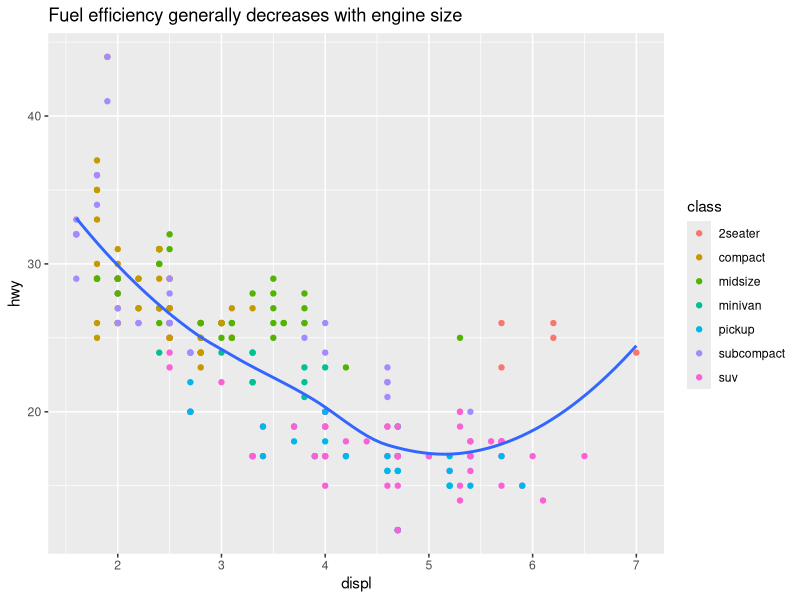
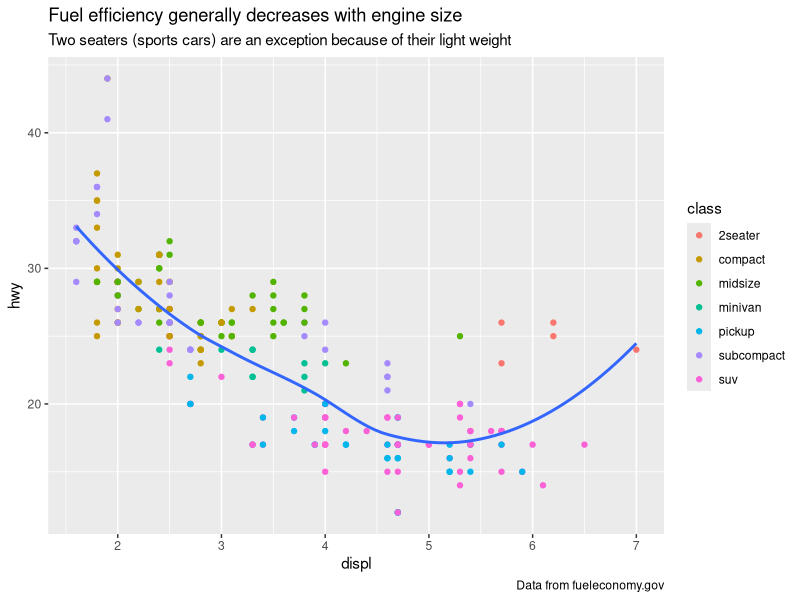
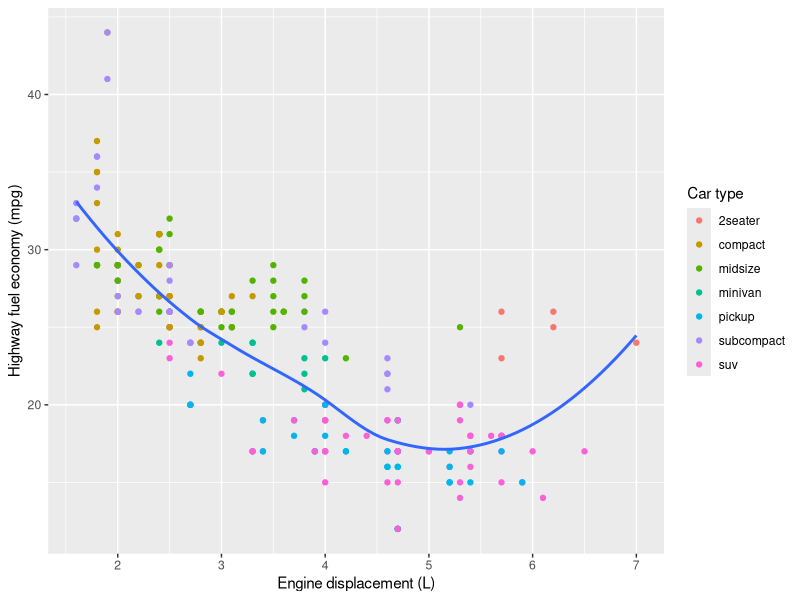
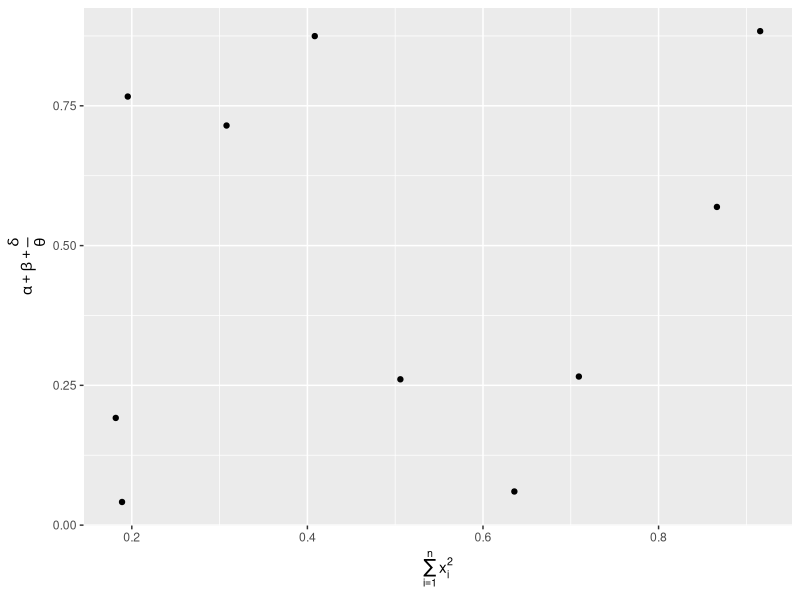
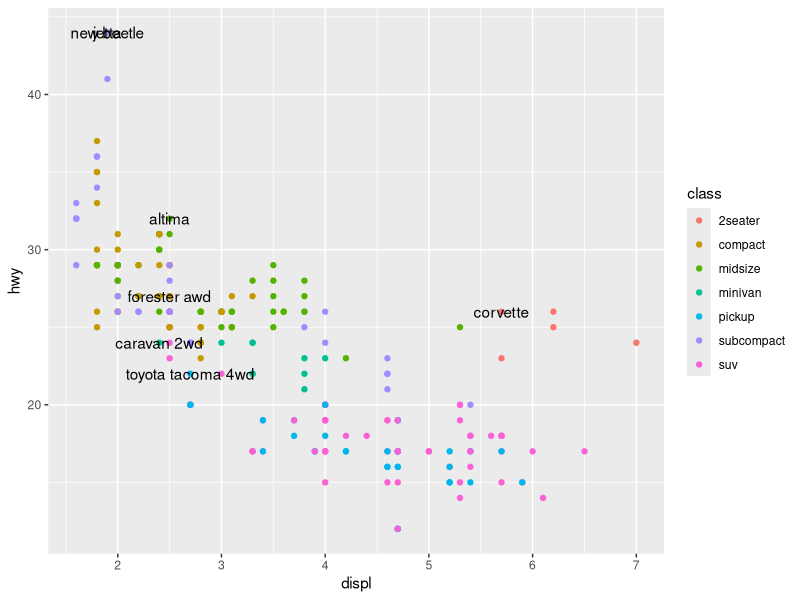
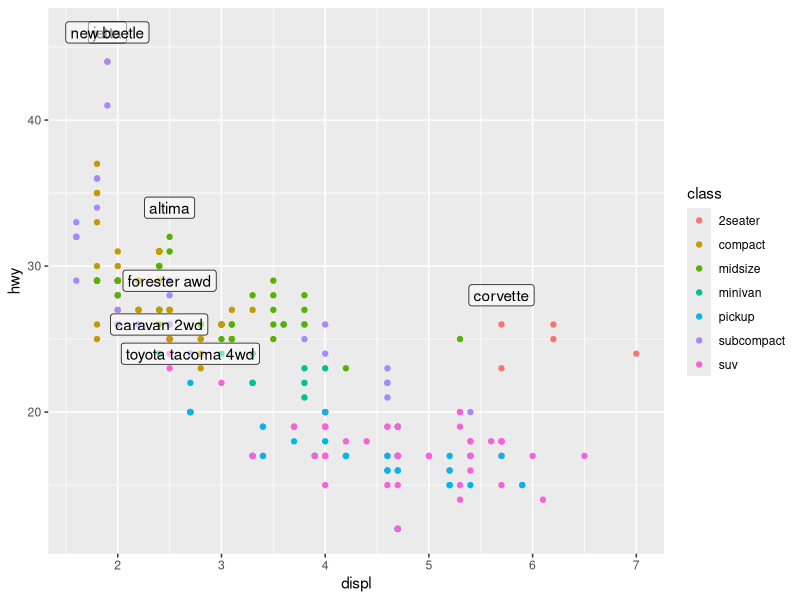
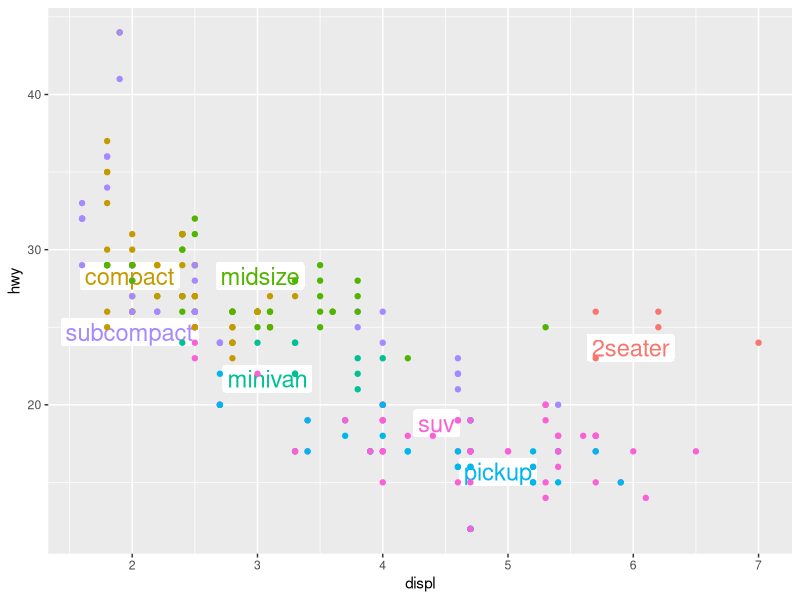
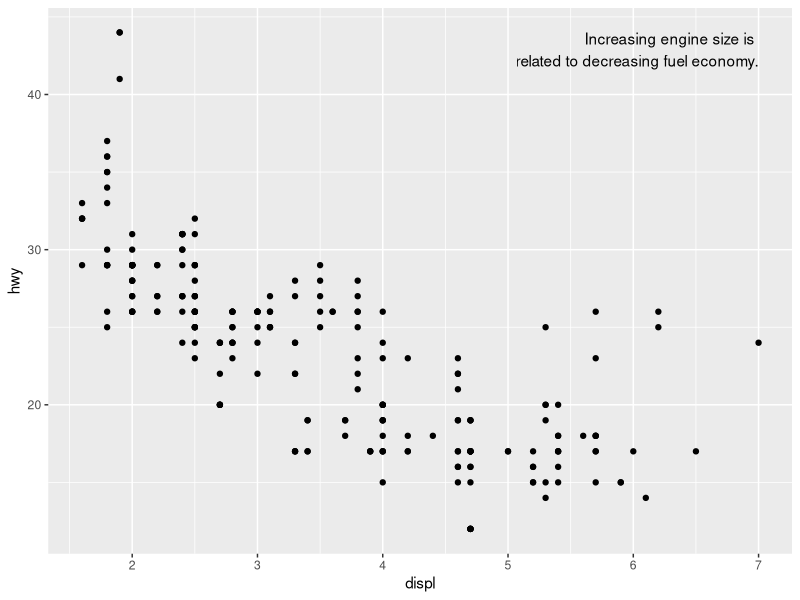

Generate these figures, in order, with R:
## ---- chunk 1
library(tidyverse)
## ---- chunk 2
ggplot(mpg, aes(displ, hwy)) +
  geom_point(aes(color = class)) +
  geom_smooth(se = FALSE) +
  labs(title = "Fuel efficiency generally decreases with engine size")
## ---- chunk 3
ggplot(mpg, aes(displ, hwy)) +
  geom_point(aes(color = class)) +
  geom_smooth(se = FALSE) +
  labs(
    title = "Fuel efficiency generally decreases with engine size",
    subtitle = "Two seaters (sports cars) are an exception because of their light weight",
    caption = "Data from fueleconomy.gov"
  )
## ---- chunk 4
ggplot(mpg, aes(displ, hwy)) +
  geom_point(aes(colour = class)) +
  geom_smooth(se = FALSE) +
  labs(
    x = "Engine displacement (L)",
    y = "Highway fuel economy (mpg)",
    colour = "Car type"
  )
## ---- chunk 5
df <- tibble(
  x = runif(10),
  y = runif(10)
)
ggplot(df, aes(x, y)) +
  geom_point() +
  labs(
    x = quote(sum(x[i] ^ 2, i == 1, n)),
    y = quote(alpha + beta + frac(delta, theta))
  )
## ---- chunk 6
best_in_class <- mpg %>%
  group_by(class) %>%
  filter(row_number(desc(hwy)) == 1)

ggplot(mpg, aes(displ, hwy)) +
  geom_point(aes(colour = class)) +
  geom_text(aes(label = model), data = best_in_class)
## ---- chunk 7
ggplot(mpg, aes(displ, hwy)) +
  geom_point(aes(colour = class)) +
  geom_label(aes(label = model), data = best_in_class, nudge_y = 2, alpha = 0.5)
## ---- chunk 8
install.packages('ggrepel')
## ---- chunk 9
class_avg <- mpg %>%
  group_by(class) %>%
  summarise(
    displ = median(displ),
    hwy = median(hwy)
  )



ggplot(mpg, aes(displ, hwy, colour = class)) +
  ggrepel::geom_label_repel(aes(label = class),
    data = class_avg,
    size = 6,
    label.size = 0,
    segment.color = NA
  ) +
  geom_point() +
  theme(legend.position = "none")
## ---- chunk 10
label <- mpg %>%
  summarise(
    displ = max(displ),
    hwy = max(hwy),
    label = "Increasing engine size is \nrelated to decreasing fuel economy."
  )

ggplot(mpg, aes(displ, hwy)) +
  geom_point() +
  geom_text(aes(label = label), data = label, vjust = "top", hjust = "right")
## ---- chunk 11
label <- tibble(
  displ = Inf,
  hwy = Inf,
  label = "Increasing engine size is \nrelated to decreasing fuel economy."
)

ggplot(mpg, aes(displ, hwy)) +
  geom_point() +
  geom_text(aes(label = label), data = label, vjust = "top", hjust = "right")
## ---- chunk 12
"Increasing engine size is related to decreasing fuel economy." %>%
  stringr::str_wrap(width = 40) %>%
  writeLines()
## ---- chunk 13
ggplot(mpg, aes(displ, hwy)) +
  geom_point(aes(colour = class))
## ---- chunk 14
ggplot(mpg, aes(displ, hwy)) +
  geom_point(aes(colour = class)) +
  scale_x_continuous() +
  scale_y_continuous() +
  scale_colour_discrete()
## ---- chunk 15
ggplot(mpg, aes(displ, hwy)) +
  geom_point() +
  scale_y_continuous(breaks = seq(15, 40, by = 5))
## ---- chunk 16
ggplot(mpg, aes(displ, hwy)) +
  geom_point() +
  scale_x_continuous(labels = NULL) +
  scale_y_continuous(labels = NULL)
## ---- chunk 17
presidential %>%
  mutate(id = 33 + row_number()) %>%
  ggplot(aes(start, id)) +
    geom_point() +
    geom_segment(aes(xend = end, yend = id)) +
    scale_x_date(NULL, breaks = presidential$start, date_labels = "'%y")
## ---- chunk 18
base <- ggplot(mpg, aes(displ, hwy)) +
  geom_point(aes(colour = class))

base + theme(legend.position = "left")
base + theme(legend.position = "top")
base + theme(legend.position = "bottom")
base + theme(legend.position = "right") # the default
## ---- chunk 19
ggplot(mpg, aes(displ, hwy)) +
  geom_point(aes(colour = class)) +
  geom_smooth(se = FALSE) +
  theme(legend.position = "bottom") +
  guides(colour = guide_legend(nrow = 1, override.aes = list(size = 4)))
## ---- chunk 20
ggplot(diamonds, aes(carat, price)) +
  geom_bin2d()

ggplot(diamonds, aes(log10(carat), log10(price))) +
  geom_bin2d()
## ---- chunk 21
ggplot(diamonds, aes(carat, price)) +
  geom_bin2d() + 
  scale_x_log10() + 
  scale_y_log10()
## ---- chunk 22
ggplot(mpg, aes(displ, hwy)) +
  geom_point(aes(color = drv))

ggplot(mpg, aes(displ, hwy)) +
  geom_point(aes(color = drv)) +
  scale_colour_brewer(palette = "Set1")
## ---- chunk 23
ggplot(mpg, aes(displ, hwy)) +
  geom_point(aes(color = drv, shape = drv)) +
  scale_colour_brewer(palette = "Set1")
## ---- chunk 24
presidential %>%
  mutate(id = 33 + row_number()) %>%
  ggplot(aes(start, id, colour = party)) +
    geom_point() +
    geom_segment(aes(xend = end, yend = id)) +
    scale_colour_manual(values = c(Republican = "red", Democratic = "blue"))
## ---- chunk 25
install.packages('viridis')
## ---- chunk 26

## ---- chunk 27

## ---- chunk 28
df <- tibble(
  x = rnorm(10000),
  y = rnorm(10000)
)
ggplot(df, aes(x, y)) +
  geom_hex() +
  coord_fixed()


## ---- chunk 29

library('viridis')

ggplot(df, aes(x, y)) +
  geom_hex() +
  viridis::scale_fill_viridis() +
  coord_fixed()

## ---- chunk 30
ggplot(diamonds, aes(carat, price)) +
  geom_point(aes(colour = cut), alpha = 1/20)
## ---- chunk 31
ggplot(mpg, mapping = aes(displ, hwy)) +
  geom_point(aes(color = class)) +
  geom_smooth() +
  coord_cartesian(xlim = c(5, 7), ylim = c(10, 30))

mpg %>%
  filter(displ >= 5, displ <= 7, hwy >= 10, hwy <= 30) %>%
  ggplot(aes(displ, hwy)) +
  geom_point(aes(color = class)) +
  geom_smooth()


## ---- chunk 32
suv <- mpg %>% filter(class == "suv")
compact <- mpg %>% filter(class == "compact")

ggplot(suv, aes(displ, hwy, colour = drv)) +
  geom_point()

ggplot(compact, aes(displ, hwy, colour = drv)) +
  geom_point()
## ---- chunk 33
x_scale <- scale_x_continuous(limits = range(mpg$displ))
y_scale <- scale_y_continuous(limits = range(mpg$hwy))
col_scale <- scale_colour_discrete(limits = unique(mpg$drv))

ggplot(suv, aes(displ, hwy, colour = drv)) +
  geom_point() +
  x_scale +
  y_scale +
  col_scale

ggplot(compact, aes(displ, hwy, colour = drv)) +
  geom_point() +
  x_scale +
  y_scale +
  col_scale
## ---- chunk 34
ggplot(mpg, aes(displ, hwy)) +
  geom_point(aes(color = class)) +
  geom_smooth(se = FALSE) +
  theme_bw()
## ---- chunk 35
ggsave("my-plot.pdf")
## ---- chunk 36

## ---- chunk 37

